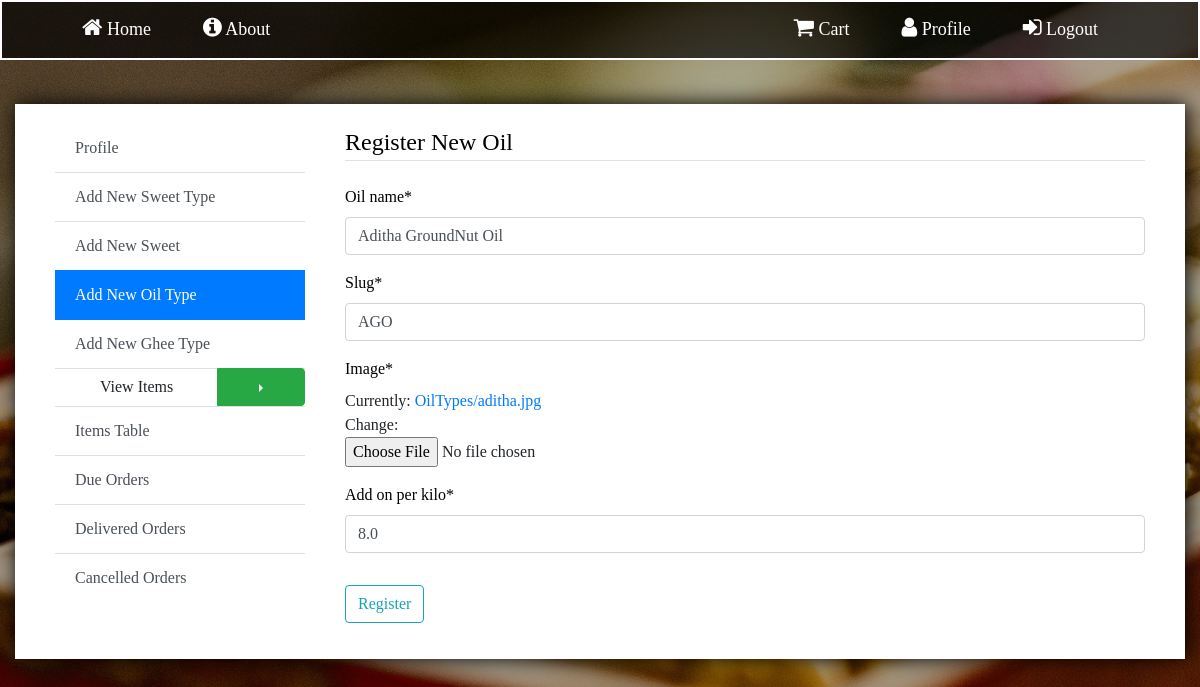
/oil/6/update/ (signed in), run on the app's committed database.
### store/models.py (models this page shows, shortened)
class OilTypes(models.Model):
    oil_name = models.CharField(max_length=200)
    add_on_per_kilo = models.FloatField()
    slug = models.SlugField(unique=True)
    image = models.ImageField(upload_to='OilTypes',default='default_oil.jpg')
    date = models.DateTimeField(default=timezone.now)
    class Meta:
        unique_together = ('oil_name','slug')

### store/views.py (the view, shortened to what this page needs)
# urls.py: path('oil/<int:pk>/update/', OilUpdate.as_view(), name='oil-update'),
class OilUpdate(LoginRequiredMixin,PermissionRequiredMixin, SuccessMessageMixin, UpdateView):
    permission_required = ('is_superuser')
    model = OilTypes
    fields = ['oil_name','slug','image','add_on_per_kilo']

### store/templates/store/oiltypes_form.html (shortened to what this page needs)
{% extends 'store/admin_pages_base.html' %}
{% load crispy_forms_tags %}
{%block content%}
<div class="operations">
        <div class="list-group list-group-flush">
            <a href="{% url 'profile' %}" class="list-group-item list-group-item-action">Profile</a>
            <a href="{% url 'new-type' %}" class="list-group-item list-group-item-action">Add New Sweet Type</a>
            <a href="{% url 'new-sweet' %}" class="list-group-item list-group-item-action">Add New Sweet</a>
            <a href="{% url 'new-oil' %}" class="list-group-item list-group-item-action active">Add New Oil Type</a>
            <a href="{% url 'new-ghee' %}" class="list-group-item list-group-item-action">Add New Ghee Type</a>
            <div class="btn-group dropright">
                <button type="button" class="btn">
                    View Items
                </button>
                <button type="button" class="btn btn-success dropdown-toggle dropdown-toggle-split" data-toggle="dropdown"
                        aria-haspopup="true" aria-expanded="false">
                </button>
            </div>
            <a href="{% url 'items-table' %}" class="list-group-item list-group-item-action">Items Table</a>
            <a href="{% url 'due-list' %}" class="list-group-item list-group-item-action">Due Orders</a>
            <a href="{% url 'deliver-list' %}" class="list-group-item list-group-item-action">Delivered Orders</a>
            <a href="{% url 'cancelled-orders' %}" class="list-group-item list-group-item-action">Cancelled Orders</a>
        </div>
    </div>
    <div class="content">
        <form method="post" enctype="multipart/form-data">
                <fieldset class="form-group">
                    <legend class="border-bottom mb-4">Register New Oil</legend>
                    {{form|crispy}}
                </fieldset>
                <div class="form-group">
                    <button class="btn btn-outline-info" type="submit">Register</button>
                </div>
        </form>
    </div>
{%endblock content%}

### store/static/css/base.css (style rules this page uses)
* { font-family: Calibri }
body { background: linear-gradient(rgba(0, 0, 0, 0.3),rgba(0, 0, 0, 0.3),rgba(0, 0, 0, 0.3)), url(../images/img1.jpg); background-size: cover; background-position: center; background-attachment: fixed; background-repeat: no-repeat; width: auto; }
label,legend,.text-muted { color: black; }

### store/static/css/admin_base.css (style rules this page uses)
.operations { flex: 2; margin: 10px 20px; min-width: 250px; }

### store/templates/store/oiltypes_form.html (style rules this page uses)
.content { flex: 7; margin: 10px 20px; background: white; }

### data on the page
OilTypes: oil_name "Aditha GroundNut Oil", slug "AGO", add_on_per_kilo "8.0"
